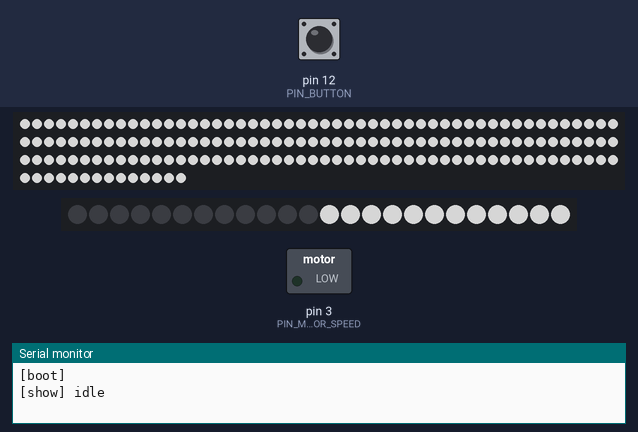
A sketch run on a simulated Arduino Uno, built with avr-gcc and run on an emulated ATmega328P. Shown: 164 RGB LEDs in strip order, left to right, continuing on the next row, 24 RGB LEDs in strip order, left to right, switched loads named in the sketch (green lamp = pin HIGH), the last lines printed to the serial monitor. The test bench sets the inputs (shaded band); at power-on: pin 12 (PIN_BUTTON) HIGH. Dim RGB values are drawn brighter than linear; random numbers use the default seed unless the sketch sets one.

Above: at 2.77 s.
2.8 s: pin 12 (PIN_BUTTON) pulled LOW for 0.15 s
At 3.19 s:
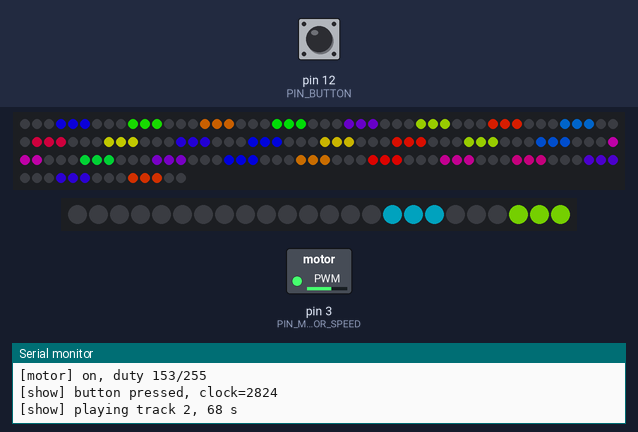
At 3.67 s:
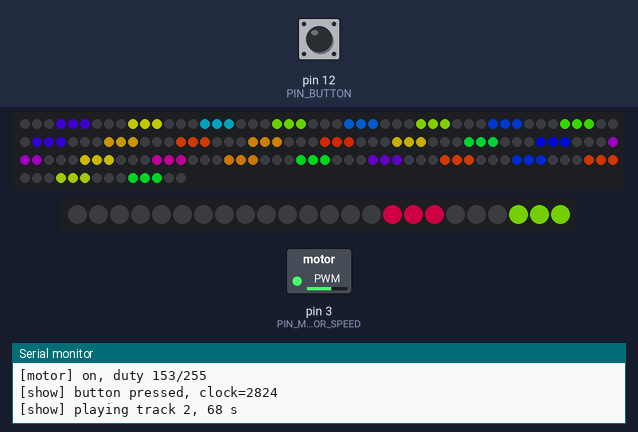
Timing chart, 0 to 5.8 s (numbered marks = the images above; inputs shaded):
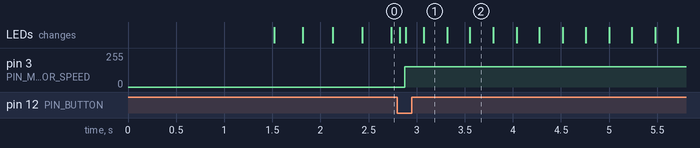

The sketch:

midburn_2026.ino
```cpp
#include "src/Config.h"
#include "src/AudioPlayer.h"
#include "src/Button.h"
#include "src/Clock.h"
#include "src/LedDisplay.h"
#include "src/MotorController.h"
#include "src/ShowController.h"

Button          button(config::PIN_BUTTON, config::DEBOUNCE_MS);
AudioPlayer     audio;
LedDisplay      display;
MotorController motor;
ShowController  show(button, audio, display, motor);

void setup() {
  Serial.begin(115200);
  Serial.println(F("[boot]"));
  showclock::begin();
  randomSeed(analogRead(A0));

  button.begin();
  display.begin();
  motor.begin();
  audio.begin();
  show.begin();
}

void loop() {
  show.update(showclock::nowMs());
}
```

Animations.cpp
```cpp
#include "Animations.h"
#include "Config.h"

namespace {

// Deterministic "random" byte: the same inputs always give the same value, so a
// colour stays fixed for the whole flick without the animation storing any state.
uint8_t hashByte(uint32_t flick, uint16_t triplet, uint8_t salt) {
  uint32_t x = flick * 2654435761UL + triplet * 40503UL + salt * 2246822519UL;
  x ^= x >> 15;
  x *= 2246822519UL;
  x ^= x >> 13;
  return static_cast<uint8_t>(x >> 24);
}

void renderTriplets(LedDisplay& display, Strip strip, uint32_t flick, bool evenOn) {
  const uint16_t n = display.numLeds(strip);
  const uint8_t salt = static_cast<uint8_t>(strip);
  for (uint16_t t = 0; t * config::LEDS_PER_TRIPLET < n; t++) {
    bool on = ((t & 1) == 0) == evenOn;
    CRGB color = on ? CRGB(CHSV(hashByte(flick, t, salt), 255, 255)) : CRGB(CRGB::Black);
    for (uint8_t k = 0; k < config::LEDS_PER_TRIPLET; k++) {
      display.setLed(strip, t * config::LEDS_PER_TRIPLET + k, color);
    }
  }
}

}  // namespace

void BreathingWhite::render(LedDisplay& display, const ShowContext&) {
  display.setBrightness(beatsin8(config::IDLE_BREATH_BPM, config::IDLE_MIN_BRIGHTNESS,
                                 config::MAX_BRIGHTNESS));
  display.fill(CRGB::White);
}

void TripletFlicker::render(LedDisplay& display, const ShowContext& ctx) {
  // flicks/min = bpm * flashesPerBeat  ->  flick index = elapsedMs * bpm * perBeat / 60000
  uint32_t flick = ctx.elapsedMs * ctx.track->bpm * config::STROBE_FLASHES_PER_BEAT / 60000UL;
  bool evenOn = (flick & 1) == 0;

  display.setBrightness(config::MAX_BRIGHTNESS);
  renderTriplets(display, Strip::Long, flick, evenOn);
  renderTriplets(display, Strip::Short, flick, evenOn);
}

void RiseStrobe::render(LedDisplay& display, const ShowContext& ctx) {
  // One on/off cycle is two steps, so steps/min = bpm * RISE_FLASHES_PER_BEAT * 2.
  uint32_t step = ctx.elapsedMs * ctx.track->bpm * (config::RISE_FLASHES_PER_BEAT * 2UL) / 60000UL;

  display.setBrightness(config::MAX_BRIGHTNESS);
  display.fill((step & 1) == 0 ? CRGB(CRGB::White) : CRGB(CRGB::Black));
}
```

Animations.h
```cpp
#pragma once

#include "LedDisplay.h"
#include "ShowContext.h"

// Animations are stateless: they render purely from the context, so they
// cannot drift out of sync with the music.
class Animation {
 public:
  virtual ~Animation() {}
  virtual void render(LedDisplay& display, const ShowContext& ctx) = 0;
};

// Idle: white sine-wave breathing.
class BreathingWhite : public Animation {
 public:
  void render(LedDisplay& display, const ShowContext& ctx) override;
};

// Before and after the rise: LEDs are grouped in triplets (0-2, 3-5, ...) per strip.
// On every flick the even triplets light up in random colours while the odd ones are
// off; on the next flick it is the other way round.
class TripletFlicker : public Animation {
 public:
  void render(LedDisplay& display, const ShowContext& ctx) override;
};

// During the rise: all LEDs flash white, on/off at bpm * RISE_FLASHES_PER_BEAT cycles per minute.
class RiseStrobe : public Animation {
 public:
  void render(LedDisplay& display, const ShowContext& ctx) override;
};
```

AudioPlayer.cpp
```cpp
#include "AudioPlayer.h"
#include "Config.h"

void AudioPlayer::begin() {
  // Released = input (high impedance), so the module's own pull-ups hold the lines high.
  for (uint8_t i = 0; i < config::NUM_TRIGGER_PINS; i++) {
    pinMode(config::TRIGGER_PINS[i], INPUT);
  }
  // Give the module time to mount the SD card; triggers during start-up may be ignored.
  delay(config::MODULE_BOOT_MS);
}

void AudioPlayer::play(const Track& track) {
  if (track.number < 1 || track.number > config::NUM_TRIGGER_PINS) return;

  // Release the previous track first so two pins are never low at once.
  if (activePin_ != NO_ACTIVE_PIN) {
    pinMode(activePin_, INPUT);
    delay(config::TRIGGER_GAP_MS);
  }

  uint8_t pin = config::TRIGGER_PINS[track.number - 1];
  digitalWrite(pin, LOW);  // set the level before enabling the output: never drive high
  pinMode(pin, OUTPUT);
  activePin_ = pin;
}

void AudioPlayer::stop() {
  if (activePin_ == NO_ACTIVE_PIN) return;
  pinMode(activePin_, INPUT);
  activePin_ = NO_ACTIVE_PIN;
}
```

AudioPlayer.h
```cpp
#pragma once

#include <Arduino.h>

#include "Track.h"

// Plays tracks on the DY-HV20T by pulling its trigger pins low.
class AudioPlayer {
 public:
  void begin();
  void play(const Track& track);
  // Release the active trigger pin, which stops the music.
  void stop();

 private:
  static const uint8_t NO_ACTIVE_PIN = 0xFF;
  uint8_t activePin_ = NO_ACTIVE_PIN;
};
```

Button.cpp
```cpp
#include "Button.h"

void Button::begin() {
  pinMode(pin_, INPUT_PULLUP);
  lastRaw_ = stable_ = digitalRead(pin_);
}

void Button::update(uint32_t now) {
  bool raw = digitalRead(pin_);
  if (raw != lastRaw_) {
    lastRaw_ = raw;
    lastChangeMs_ = now;
  }
  if (raw != stable_ && now - lastChangeMs_ >= debounceMs_) {
    stable_ = raw;
    if (stable_ == LOW) pressed_ = true;
  }
}

bool Button::wasPressed() {
  bool p = pressed_;
  pressed_ = false;
  return p;
}
```

Button.h
```cpp
#pragma once

#include <Arduino.h>

// Non-blocking debounced active-low button (INPUT_PULLUP).
class Button {
 public:
  Button(uint8_t pin, uint16_t debounceMs) : pin_(pin), debounceMs_(debounceMs) {}

  void begin();
  void update(uint32_t now);

  // True once per press; reading clears it.
  bool wasPressed();

 private:
  uint8_t  pin_;
  uint16_t debounceMs_;
  bool     lastRaw_ = HIGH;
  bool     stable_ = HIGH;
  uint32_t lastChangeMs_ = 0;
  bool     pressed_ = false;
};
```

Clock.cpp
```cpp
#include "Clock.h"

#if defined(__AVR__) && defined(TIMER1_OVF_vect) && (F_CPU == 16000000UL)

namespace {

// 16 MHz / 64 = 250 kHz -> 250 ticks per millisecond; Timer1 overflows every 65536 ticks.
const uint32_t TICKS_PER_MS = 250;

volatile uint32_t overflows = 0;

}  // namespace

ISR(TIMER1_OVF_vect) {
  overflows++;
}

namespace showclock {

void begin() {
  uint8_t sreg = SREG;
  cli();
  TCCR1A = 0;                        // normal counting mode
  TCCR1B = _BV(CS11) | _BV(CS10);    // clock / 64
  TCNT1 = 0;
  TIFR1 = _BV(TOV1);                 // clear any pending overflow
  TIMSK1 = _BV(TOIE1);
  overflows = 0;
  SREG = sreg;
}

uint32_t nowMs() {
  uint8_t sreg = SREG;
  cli();
  uint32_t ovf = overflows;
  uint16_t ticks = TCNT1;
  // An overflow that has happened but whose interrupt has not run yet (interrupts were
  // off, e.g. during FastLED.show()) still has to be counted.
  if ((TIFR1 & _BV(TOV1)) && ticks < 0x8000) ovf++;
  SREG = sreg;

  uint64_t total = (static_cast<uint64_t>(ovf) << 16) | ticks;
  return static_cast<uint32_t>(total / TICKS_PER_MS);
}

}  // namespace showclock

#else  // other boards: no FastLED-safe timer available, use millis()

namespace showclock {

void begin() {}
uint32_t nowMs() { return millis(); }

}  // namespace showclock

#endif
```

Clock.h
```cpp
#pragma once

#include <Arduino.h>

// Time source that stays accurate while FastLED is drawing.
//
// FastLED.show() runs with interrupts off and distorts millis(): we measured it
// running about 6% fast, which cut shows short. On a 16 MHz AVR we count with
// Timer1 instead, which keeps counting in hardware. Elsewhere it falls back to millis().
//
// Note: begin() takes over Timer1, which turns off analogWrite() on pins 9 and 10.
namespace showclock {

void begin();

// Milliseconds since begin().
uint32_t nowMs();

}  // namespace showclock
```

LedDisplay.cpp
```cpp
#include "LedDisplay.h"
#include "Config.h"

void LedDisplay::begin() {
  FastLED.addLeds<WS2815, config::PIN_STRIP_LONG,  GRB>(longLeds_,  config::NUM_LEDS_LONG);
  FastLED.addLeds<WS2815, config::PIN_STRIP_SHORT, GRB>(shortLeds_, config::NUM_LEDS_SHORT);
  FastLED.setBrightness(config::MAX_BRIGHTNESS);
  FastLED.clear();
  FastLED.show();
}

void LedDisplay::fill(const CRGB& longColor, const CRGB& shortColor) {
  fill_solid(longLeds_,  config::NUM_LEDS_LONG,  longColor);
  fill_solid(shortLeds_, config::NUM_LEDS_SHORT, shortColor);
}

uint16_t LedDisplay::numLeds(Strip strip) const {
  return strip == Strip::Long ? config::NUM_LEDS_LONG : config::NUM_LEDS_SHORT;
}

void LedDisplay::setLed(Strip strip, uint16_t index, const CRGB& color) {
  if (index >= numLeds(strip)) return;
  (strip == Strip::Long ? longLeds_ : shortLeds_)[index] = color;
}

void LedDisplay::clearAccent() {
  fill_solid(shortLeds_, config::ACCENT_SHORT_LEDS, CRGB::Black);
}
```

LedDisplay.h
```cpp
#pragma once

#include <FastLED.h>

#include "Config.h"

enum class Strip : uint8_t { Long, Short };

// Owns the two unequal strips and hides the split from animations.
class LedDisplay {
 public:
  void begin();

  void setBrightness(uint8_t brightness) { FastLED.setBrightness(brightness); }
  void fill(const CRGB& longColor, const CRGB& shortColor);
  void fill(const CRGB& color) { fill(color, color); }
  void show() { FastLED.show(); }

  // Turns the short strip's accent lights off (its first ACCENT_SHORT_LEDS LEDs).
  void clearAccent();

  uint16_t numLeds(Strip strip) const;
  void setLed(Strip strip, uint16_t index, const CRGB& color);

 private:
  CRGB longLeds_[config::NUM_LEDS_LONG];
  CRGB shortLeds_[config::NUM_LEDS_SHORT];
};
```

MotorController.cpp
```cpp
#include "MotorController.h"
#include "Config.h"

void MotorController::begin() {
#if defined(__AVR_ATmega328P__)
  // Timer2 drives pin 3. Speed it up from 490 Hz to about 62 kHz (prescaler 1), so the
  // board's input sees a much smoother level.
  TCCR2B = (TCCR2B & 0xF8) | _BV(CS20);
#endif
  stop();
}

void MotorController::start() {
  analogWrite(config::PIN_MOTOR_SPEED, config::MOTOR_SPEED_DUTY);
  Serial.print(F("[motor] on, duty "));
  Serial.print(config::MOTOR_SPEED_DUTY);
  Serial.println(F("/255"));
}

void MotorController::stop() {
  analogWrite(config::PIN_MOTOR_SPEED, 0);
}
```

MotorController.h
```cpp
#pragma once

#include <Arduino.h>

// Turns the motor on and off by sending a PWM voltage to its controller board's speed
// input (see Config.h).
class MotorController {
 public:
  void begin();
  void start();  // send MOTOR_SPEED_MILLIVOLTS
  void stop();   // 0 V
};
```

Playlist.cpp
```cpp
#include "Playlist.h"

namespace playlist {

namespace {

const Track IDLE = {1, 108, 31000UL, 0, 0};

// Files 00002..00005 on the card.
const Track SHOW[] = {
  {2, 125,  68000UL,  39000UL,  54000UL},
  {3, 121, 122000UL,  98000UL, 106000UL},
  {4, 125,  88000UL,  57000UL,  69000UL},
  {5, 124,  85000UL,  46000UL,  61000UL},
};
const uint8_t SHOW_COUNT = sizeof(SHOW) / sizeof(SHOW[0]);

}  // namespace

const Track& idle() { return IDLE; }

const Track& pickRandomShow() { return SHOW[random(SHOW_COUNT)]; }

}  // namespace playlist
```

Playlist.h
```cpp
#pragma once

#include "Track.h"

namespace playlist {

// Track 1: looping idle music.
const Track& idle();

// A random show track (00002..00005).
const Track& pickRandomShow();

}  // namespace playlist
```

ShowContext.h
```cpp
#pragma once

#include "Track.h"

enum class Phase { Idle, Intro, Drop, Outro };

// What animations and the motor need to know about "now".
struct ShowContext {
  Phase        phase;
  uint32_t     elapsedMs;  // time since the current track started
  const Track* track;
};
```

ShowController.cpp
```cpp
#include "ShowController.h"
#include "Config.h"
#include "Playlist.h"

void ShowController::begin() {
  startIdle();
}

void ShowController::startIdle() {
  state_ = State::Idle;
  track_ = &playlist::idle();
  motor_.stop();
  audio_.play(*track_);
  Serial.println(F("[show] idle"));
}

void ShowController::startShow(uint32_t now) {
  state_ = State::Playing;
  track_ = &playlist::pickRandomShow();
  trackStartMs_ = now;
  audio_.play(*track_);
  motor_.start();
  Serial.print(F("[show] button pressed, clock="));
  Serial.println(now);
  Serial.print(F("[show] playing track "));
  Serial.print(track_->number);
  Serial.print(F(", "));
  Serial.print(track_->durationMs / 1000);
  Serial.println(F(" s"));
}

Phase ShowController::phaseAt(uint32_t elapsedMs) const {
  if (elapsedMs < track_->dropStartMs) return Phase::Intro;
  if (elapsedMs < track_->dropEndMs)   return Phase::Drop;
  return Phase::Outro;
}

void ShowController::startSilence(uint32_t now) {
  state_ = State::Silence;
  silenceStartMs_ = now;
  audio_.stop();
  motor_.stop();
  Serial.println(F("[show] silence"));
}

void ShowController::update(uint32_t now) {
  button_.update(now);
  bool pressed = button_.wasPressed();  // always consume, so presses mid-show don't queue up

  switch (state_) {
    case State::Idle:
      if (pressed) startShow(now);
      break;
    case State::Playing:
      if (now - trackStartMs_ >= track_->durationMs) {
        Serial.print(F("[show] finished: clock counted "));
        Serial.print(now - trackStartMs_);
        Serial.println(F(" ms since the press"));
        startSilence(now);
      }
      break;
    case State::Silence:
      if (now - silenceStartMs_ >= config::SHOW_END_SILENCE_MS) startIdle();
      break;
  }

  ShowContext ctx = {Phase::Idle, 0, track_};
  Animation* animation = &breathing_;
  if (state_ == State::Playing) {
    ctx.elapsedMs = now - trackStartMs_;
    ctx.phase = phaseAt(ctx.elapsedMs);
    // The rise is the Drop phase; before and after it the triplet flicker runs.
    animation = (ctx.phase == Phase::Drop) ? static_cast<Animation*>(&rise_)
                                           : static_cast<Animation*>(&flicker_);
  }

  animation->render(display_, ctx);

  // The accent lights are only on during the rise and after it, never at idle or in the intro.
  bool accentOn = state_ == State::Playing &&
                  (ctx.phase == Phase::Drop || ctx.phase == Phase::Outro);
  if (!accentOn) display_.clearAccent();

  display_.show();
}
```

ShowController.h
```cpp
#pragma once

#include "Animations.h"
#include "AudioPlayer.h"
#include "Button.h"
#include "LedDisplay.h"
#include "MotorController.h"
#include "ShowContext.h"

// Three states:
//   Idle    - looping track 1, white breathing. A button press starts a show.
//   Playing - random show track until its duration has elapsed.
//   Silence - music off for SHOW_END_SILENCE_MS, then back to Idle.
// Button presses are ignored outside Idle.
class ShowController {
 public:
  ShowController(Button& button, AudioPlayer& audio, LedDisplay& display, MotorController& motor)
      : button_(button), audio_(audio), display_(display), motor_(motor) {}

  void begin();
  void update(uint32_t now);

 private:
  void startIdle();
  void startSilence(uint32_t now);
  void startShow(uint32_t now);
  Phase phaseAt(uint32_t elapsedMs) const;

  Button&          button_;
  AudioPlayer&     audio_;
  LedDisplay&      display_;
  MotorController& motor_;

  BreathingWhite breathing_;
  TripletFlicker flicker_;
  RiseStrobe     rise_;

  enum class State { Idle, Playing, Silence };
  State        state_ = State::Idle;
  const Track* track_ = nullptr;
  uint32_t     trackStartMs_ = 0;
  uint32_t     silenceStartMs_ = 0;
};
```

Track.h
```cpp
#pragma once

#include <Arduino.h>

// One audio file on the SD card, named 0000<number>.mp3. It is played by pulling
// module IO(number-1) low, i.e. TRIGGER_PINS[number-1].
struct Track {
  uint8_t  number;
  uint16_t bpm;
  uint32_t durationMs;    // full length of the track; the button is locked out this long
  uint32_t dropStartMs;   // position in the track where the drop begins (0 if none)
  uint32_t dropEndMs;     // position in the track where the drop ends (0 if none)
};
```

Config.h
```cpp
#pragma once

#include <Arduino.h>

namespace config {

constexpr uint8_t  PIN_STRIP_SHORT  = 4;
constexpr uint8_t  PIN_STRIP_LONG   = 5;
constexpr uint8_t  PIN_BUTTON      = 12;

constexpr uint16_t NUM_LEDS_LONG    = 164;   // 4 strips of 41
constexpr uint16_t NUM_LEDS_SHORT   = 24;
constexpr uint8_t  MAX_BRIGHTNESS   = 150;

// Short strip accent lights: its first this-many LEDs stay off except during the rise and the
// part after it. The rest of the short strip and the whole long strip behave normally.
// (Both short strips are wired together on the same data pin and show the same pixels.)
constexpr uint16_t ACCENT_SHORT_LEDS = 12;

// DY-HV20T audio module, driven in its I/O trigger mode (not UART).
// Pulling module IOn low plays 0000(n+1).mp3. Entry i is the Arduino pin wired
// to module IOi. Pins are only ever pulled low or released, never driven high.
constexpr uint8_t TRIGGER_PINS[] = {10, 9, 8, 7, 6};
constexpr uint8_t NUM_TRIGGER_PINS = sizeof(TRIGGER_PINS) / sizeof(TRIGGER_PINS[0]);
// Pause between releasing one track's pin and pulling the next, so two pins are never low together.
constexpr uint16_t TRIGGER_GAP_MS = 50;
// Time to wait for the module to finish starting up before the first trigger.
constexpr uint16_t MODULE_BOOT_MS = 1500;

// Trigger button (normally open, to GND)
constexpr uint16_t DEBOUNCE_MS     = 25;

// Show timing
// Intro/outro flicker: steps per minute = bpm * STROBE_FLASHES_PER_BEAT
constexpr uint8_t STROBE_FLASHES_PER_BEAT = 2;
// LEDs per group that is switched on/off together (triplet 0 = LEDs 0-2, ...)
constexpr uint8_t LEDS_PER_TRIPLET = 3;
// White strobe during the rise: on/off cycles per minute = bpm * RISE_FLASHES_PER_BEAT
constexpr uint8_t RISE_FLASHES_PER_BEAT = 2;

// Motor: a PWM speed-controller board. Pin 3 replaces its speed potentiometer: it sends a PWM
// signal to the board's 0-5V input (pot removed, Arduino GND joined to the board's GND, the
// board's 5V pin left unconnected). Pin 3 must be used: it is Timer2's hardware PWM output.
// The motor only runs during a show.
constexpr uint8_t PIN_MOTOR_SPEED = 3;
// Voltage sent to the speed input, in millivolts (0 = stopped, 5000 = full speed).
// Tune it by watching or counting the motor's turns.
constexpr uint16_t MOTOR_SPEED_MILLIVOLTS = 3000; // 5000 is 120 RPM.
constexpr uint8_t  MOTOR_SPEED_DUTY =
    static_cast<uint8_t>(static_cast<uint32_t>(MOTOR_SPEED_MILLIVOLTS) * 255 / 5000);

// Silence between the end of a show and the idle music starting again
constexpr uint16_t SHOW_END_SILENCE_MS = 1000;

// Idle breathing
constexpr uint8_t  IDLE_BREATH_BPM = 30;
constexpr uint8_t  IDLE_MIN_BRIGHTNESS = 10;

}  // namespace config
```

Measured:
- after the input at 2.8 s, pin 3 (PIN_MOTOR_SPEED): 0/255 → 153/255 after 0.08 s
